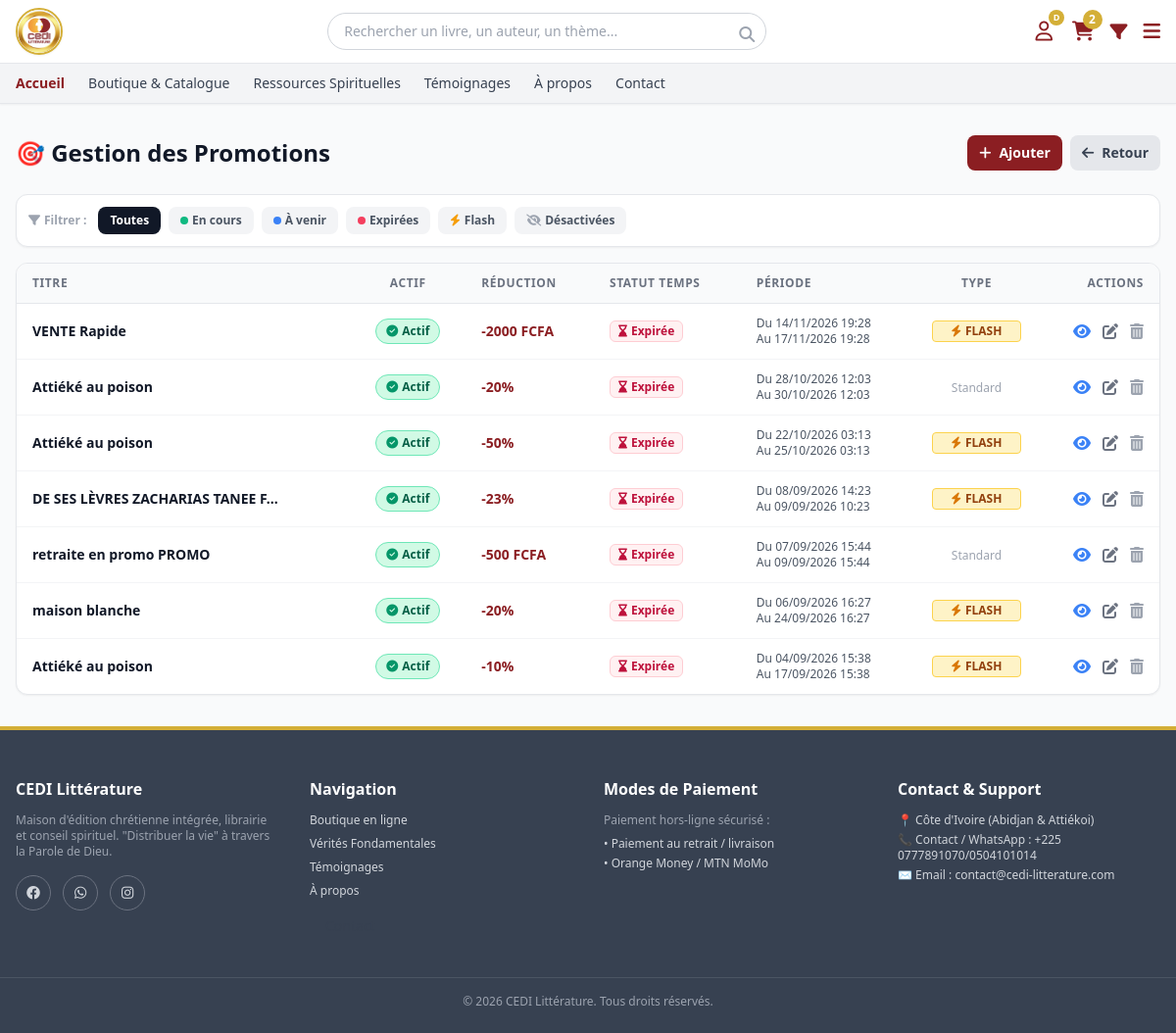
The page /admin_promotions/ (signed in) on the database as committed earlier.
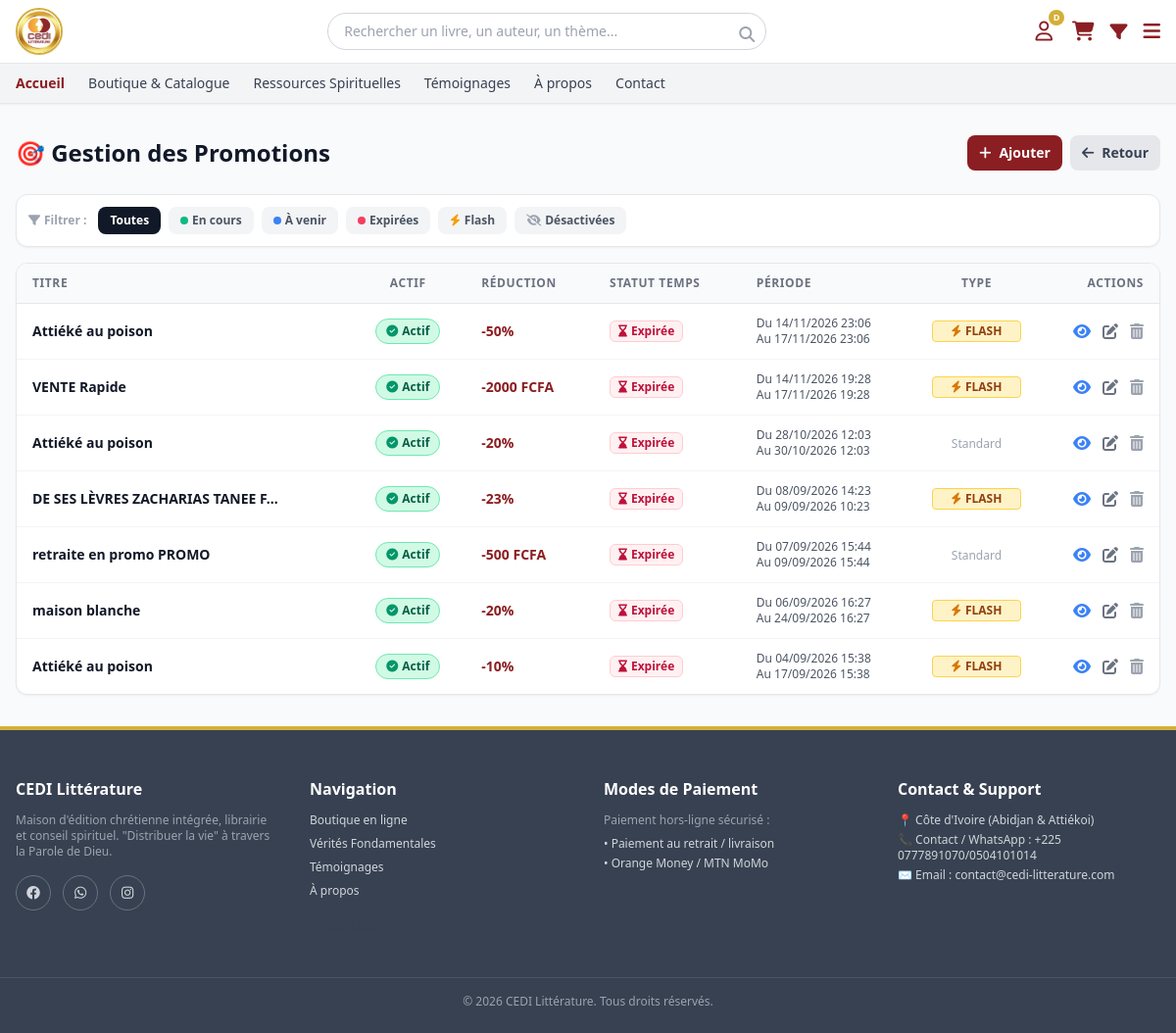
The same page on the database as committed later.
### appcedi/models.py (models this page shows, shortened)
class Promotion(models.Model):
    TYPE_REDUCTIONS = [
        ('pourcentage', 'Pourcentage'),
        ('fixe', 'Montant fixe'),
    ]
    titre = models.CharField(max_length=255)
    description = models.TextField(blank=True, null=True)
    type_reduction = models.CharField(max_length=20, choices=TYPE_REDUCTIONS)
    valeur_reduction = models.FloatField()
    date_debut = models.DateTimeField(blank=True, null=True)
    date_fin = models.DateTimeField(blank=True, null=True)
    code_promo = models.CharField(max_length=50, blank=True, null=True)
    est_vente_flash = models.BooleanField(default=False)
    actif = models.BooleanField(default=True)
    produits = models.ManyToManyField('Produit', through='ProduitPromotion')

### appcedi/views.py (the view)
# urls.py: path('admin_promotions/', views.liste_promotions, name='liste_promotions'),
@login_required
@user_passes_test(est_gestionnaire_stock)
def liste_promotions(request):
    maintenant = timezone.now()
    promotions = Promotion.objects.all().order_by('-date_debut')
    promos_enrichies = []
    for promo in promotions:
        if promo.date_fin < maintenant:
            statut, libelle = 'expiree', 'Expirée'
        elif promo.date_debut > maintenant:
            statut, libelle = 'a_venir', 'À venir'
        else:
            statut, libelle = 'en_cours', 'En cours'
        promos_enrichies.append({'promo': promo, 'statut': statut, 'statut_libelle': libelle})
    return render(request, 'appcedi/admin/liste_promotions.html', {'promos_enrichies': promos_enrichies, 'maintenant': maintenant})

### appcedi/context_processors.py (called while the page is built, shortened)
def panier_context(request):
    panier = None
    nombre_articles = 0
    souhaits_ids = []
    if request.user.is_authenticated:
        try:
            panier = Panier.objects.get(utilisateur=request.user)
        except Panier.DoesNotExist:
            pass
        souhaits_ids = list(ListeSouhaits.objects.filter(utilisateur=request.user).values_list('produit_id', flat=True))
    if panier:
        nombre_articles = sum(article.quantite for article in panier.articles.all())
    return {
        'nombre_articles_panier': nombre_articles,
        'categories_menu': Categorie.objects.all(),
        'souhaits_ids': souhaits_ids, # 👈 Ajouté ici
    }

### appcedi/views.py (called while the page is built)
def est_admin(user):
    return user.is_superuser or (hasattr(user, 'profil') and user.profil.role == 'admin')

def est_gestionnaire_stock(user):
    return est_admin(user) or (hasattr(user, 'profil') and user.profil.role == 'gestionnaire_stock')

### templates/appcedi/admin/liste_promotions.html (shortened to what the changed rows need)
{% extends 'appcedi/admin/base_admin.html' %}
{% block admin_title %}🎯 Gestion des Promotions{% endblock %}
{% block admin_content %}
<div class="space-y-4">
    <div class="hidden md:block bg-white rounded-xl shadow-sm border border-gray-200 overflow-hidden">
        <div class="overflow-x-auto">
            <table class="w-full text-sm">
                <thead class="bg-gray-50 border-b border-gray-200 text-xs text-gray-500 uppercase tracking-wider">
                    <tr>
                        <th class="px-4 py-3 text-left font-semibold">Titre</th>
                        <th class="px-4 py-3 text-center font-semibold">Actif</th>
                        <th class="px-4 py-3 text-left font-semibold">Réduction</th>
                        <th class="px-4 py-3 text-left font-semibold">Statut Temps</th>
                        <th class="px-4 py-3 text-left font-semibold">Période</th>
                        <th class="px-4 py-3 text-center font-semibold">Type</th>
                        <th class="px-4 py-3 text-right font-semibold">Actions</th>
                    </tr>
                </thead>
                <tbody class="divide-y divide-gray-100" id="table-promotions">
                    {% for item in promos_enrichies %}
                    <tr class="row-promo hover:bg-gray-50/80 transition"
                        data-statut="{{ item.statut }}"
                        data-flash="{% if item.promo.est_vente_flash %}flash{% else %}normal{% endif %}"
                        data-actif="{% if item.promo.actif %}actif{% else %}desactivee{% endif %}">
                        <td class="px-4 py-3 font-medium text-gray-900">
                            <div class="font-semibold">{{ item.promo.titre|truncatechars:35 }}</div>
                        </td>
                        <td class="px-4 py-3 text-center">
                            <a href="{% url 'basculer_statut_promotion' item.promo.id %}"
                               title="Cliquer pour {% if item.promo.actif %}désactiver{% else %}activer{% endif %}"
                               class="inline-flex items-center cursor-pointer">
                                {% if item.promo.actif %}
                                    <span class="bg-emerald-100 text-emerald-800 border border-emerald-300 text-xs font-bold px-2.5 py-1 rounded-full flex items-center gap-1 hover:bg-emerald-200 transition">
                                        <i class="fa-solid fa-circle-check text-emerald-600"></i> Actif
                                    </span>
                                {% else %}
                                    <span class="bg-gray-100 text-gray-600 border border-gray-300 text-xs font-bold px-2.5 py-1 rounded-full flex items-center gap-1 hover:bg-gray-200 transition">
                                        <i class="fa-solid fa-circle-xmark text-gray-400"></i> Inactif
                                    </span>
                                {% endif %}
                            </a>
                        </td>
                        <td class="px-4 py-3 font-bold text-cediRed">
                            {% if item.promo.type_reduction == 'pourcentage' %}
                                -{{ item.promo.valeur_reduction|floatformat:0 }}%
                            {% else %}
                                -{{ item.promo.valeur_reduction|floatformat:0 }} FCFA
                            {% endif %}
                        </td>
                        <td class="px-4 py-3">
                            {% if item.statut == 'en_cours' %}
                                <span class="bg-emerald-50 text-emerald-700 border border-emerald-200 text-xs font-semibold px-2 py-0.5 rounded-md inline-flex items-center gap-1">
                                    <span class="w-1.5 h-1.5 rounded-full bg-emerald-500 animate-pulse"></span> {{ item.statut_libelle }}
                                </span>
                            {% elif item.statut == 'a_venir' %}
                                <span class="bg-blue-50 text-blue-700 border border-blue-200 text-xs font-semibold px-2 py-0.5 rounded-md inline-flex items-center gap-1">
                                    <i class="fa-regular fa-clock"></i> {{ item.statut_libelle }}
                                </span>
                            {% else %}
                                <span class="bg-rose-50 text-rose-700 border border-rose-200 text-xs font-semibold px-2 py-0.5 rounded-md inline-flex items-center gap-1">
                                    <i class="fa-solid fa-hourglass-end"></i> {{ item.statut_libelle }}
                                </span>
                            {% endif %}
                        </td>
                        <td class="px-4 py-3 text-xs text-gray-600">
                            <div>Du {{ item.promo.date_debut|date:"d/m/Y H:i" }}</div>
                            <div>Au {{ item.promo.date_fin|date:"d/m/Y H:i" }}</div>
                        </td>
                        <td class="px-4 py-3 text-center">
                            {% if item.promo.est_vente_flash %}
                                <span class="bg-amber-100 text-amber-800 border border-amber-300 text-xs font-bold px-2 py-0.5 rounded flex items-center justify-center gap-1">
                                    <i class="fa-solid fa-bolt text-amber-600"></i> FLASH
                                </span>
                            {% else %}
                                <span class="text-xs text-gray-400">Standard</span>
                            {% endif %}
                        </td>
                                                <td class="px-4 py-3 text-right">
                            <div class="flex items-center justify-end gap-3 text-base">
                                <a href="{% url 'detail_promotion' item.promo.id %}" class="text-blue-500 hover:text-blue-700 transition" title="Voir les détails">
                                    <i class="fa-solid fa-eye"></i>
                                </a>
                                <a href="{% url 'modifier_promotion' item.promo.id %}" class="text-gray-500 hover:text-cediRed transition" title="Modifier">
                                    <i class="fa-solid fa-pen-to-square"></i>
                                </a>
                                <a href="{% url 'supprimer_promotion' item.promo.id %}" class="text-gray-400 hover:text-rose-600 transition" title="Supprimer"
                                   onclick="return confirm('Êtes-vous sûr de vouloir supprimer définitivement cette promotion ?');">
                                    <i class="fa-solid fa-trash-can"></i>
                                </a>
                            </div>
                        </td>
                    </tr>
                    {% empty %}
                    <tr>
                        <td colspan="7" class="px-4 py-12 text-center text-gray-500">
                            Aucune promotion enregistrée.
                        </td>
                    </tr>
                    {% endfor %}
                </tbody>
            </table>
        </div>
    </div>
</div>
{% endblock %}

### templates/appcedi/base.html (shortened to what the changed rows need)
{% load static %}
<!DOCTYPE html>
<html lang="fr">
<head>
    <script src="https://cdn.tailwindcss.com"></script>
    <link rel="stylesheet" href="https://cdnjs.cloudflare.com/ajax/libs/font-awesome/6.4.0/css/all.min.css">
</head>
<body class="bg-gray-50 text-gray-800 font-sans flex flex-col min-h-screen">
<header class="bg-white shadow-sm sticky top-0 z-50">
   <div class="max-w-7xl mx-auto px-4 py-2 flex items-center justify-between gap-4">
        <div class="flex items-center gap-4 text-gray-700" id="iconsRow">
<a href="{% url 'voir_panier' %}" class="hover:text-cediRed relative transition" title="Mon panier">
    <i class="fa-solid fa-cart-shopping text-xl text-cediRed"></i>
    {% if nombre_articles_panier > 0 %}
        <span class="absolute -top-2 -right-2 bg-cediGold text-white text-xs w-5 h-5 rounded-full flex items-center justify-center font-bold">
            {{ nombre_articles_panier }}
        </span>
    {% endif %}
</a>
        </div>
    </div>
</header>
    {% block content %}{% endblock %}
</body>
</html>

Rows that differ between the two databases and show on the page:
changed Promotion (number 1 of 7 on the later page): promo.date_debut "22/10/2026 03:13" → "14/11/2026 23:06"; promo.date_fin "25/10/2026 03:13" → "17/11/2026 23:06"; moves up the list
Other text that changed with them:
{{ nombre_articles_panier }}: "2" → (not shown)
